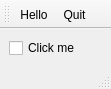
<?xml version="1.0" encoding="UTF-8"?>
<ui version="4.0">
 <class>MainWindow</class>
 <widget class="QMainWindow" name="MainWindow">
  <property name="geometry">
   <rect>
    <x>0</x>
    <y>0</y>
    <width>111</width>
    <height>85</height>
   </rect>
  </property>
  <property name="windowTitle">
   <string>MainWindow</string>
  </property>
  <widget class="QWidget" name="centralwidget">
   <layout class="QVBoxLayout" name="verticalLayout">
    <item>
     <widget class="QCheckBox" name="clickMe">
      <property name="text">
       <string>Click me</string>
      </property>
     </widget>
    </item>
   </layout>
  </widget>
  <widget class="QStatusBar" name="statusbar"/>
  <widget class="QToolBar" name="toolBar">
   <property name="windowTitle">
    <string>toolBar</string>
   </property>
   <attribute name="toolBarArea">
    <enum>TopToolBarArea</enum>
   </attribute>
   <attribute name="toolBarBreak">
    <bool>false</bool>
   </attribute>
   <addaction name="actionHello"/>
   <addaction name="actionQuit"/>
  </widget>
  <action name="actionHello">
   <property name="text">
    <string>Hello</string>
   </property>
  </action>
  <action name="actionQuit">
   <property name="text">
    <string>Quit</string>
   </property>
  </action>
 </widget>
 <resources/>
 <connections>
  <connection>
   <sender>actionQuit</sender>
   <signal>triggered()</signal>
   <receiver>MainWindow</receiver>
   <slot>close()</slot>
   <hints>
    <hint type="sourcelabel">
     <x>-1</x>
     <y>-1</y>
    </hint>
    <hint type="destinationlabel">
     <x>89</x>
     <y>47</y>
    </hint>
   </hints>
  </connection>
 </connections>
</ui>
